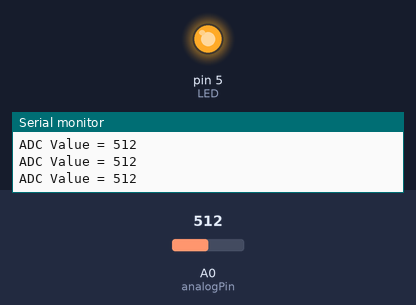
Recording of a sketch running on a simulated Arduino Uno, built with avr-gcc and run on an emulated ATmega328P. Shown: output pins drawn as LEDs (lit = HIGH), the last lines printed to the serial monitor. Inputs (shaded band) come from the test bench; at power-on: A0 (analogPin) = 512.

Above: at 1.2 s.
1.3 s: A0 (analogPin) set to 488
At 2.5 s:
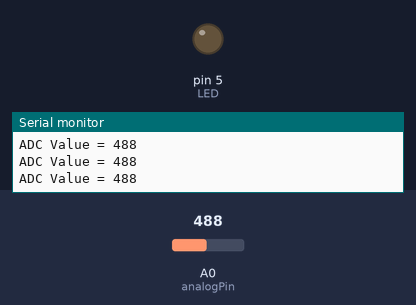
2.8 s: A0 (analogPin) set to 510
At 4.0 s:
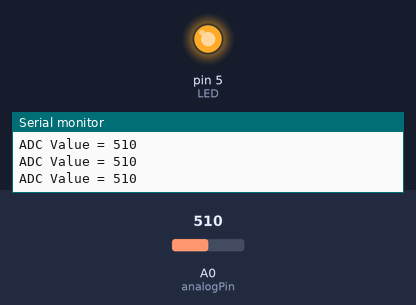
4.3 s: A0 (analogPin) set to 490
At 5.4 s:
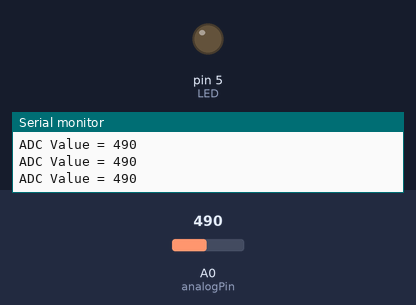
Timing chart, 0 to 7.3 s (numbered marks = the images above; inputs shaded):
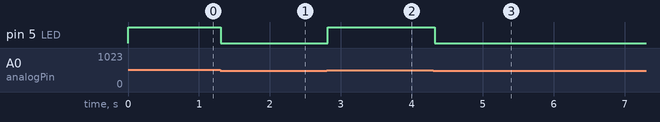

The sketch:

circutIO.ino
```cpp
#define analogPin A0 /* ESP8266 Analog Pin ADC0 = A0 */

int adcValue = 0;  /* Variable to store Output of ADC */
int LED = 5;

void setup()
{
  Serial.begin(115200); /* Initialize serial communication at 115200 */
  pinMode(LED, OUTPUT);
}

void loop()
{
  adcValue = analogRead(analogPin); /* Read the Analog Input value */
  if (analogRead(analogPin)> 500){

    digitalWrite(LED, HIGH);
  }else{
    digitalWrite(LED, LOW);
  }
  /* Print the output in the Serial Monitor */
  Serial.print("ADC Value = ");
  Serial.println(adcValue);

  delay(100);
}
```

Measured:
- the behaviour switches between 501 and 500 on A0 (analogPin) (found by bisection; images 0 and 1)
- after the input at 1.3 s, pin 5 (LED): HIGH → LOW at once
- after the input at 2.8 s, pin 5 (LED): LOW → HIGH at once
- after the input at 4.3 s, pin 5 (LED): HIGH → LOW at once
